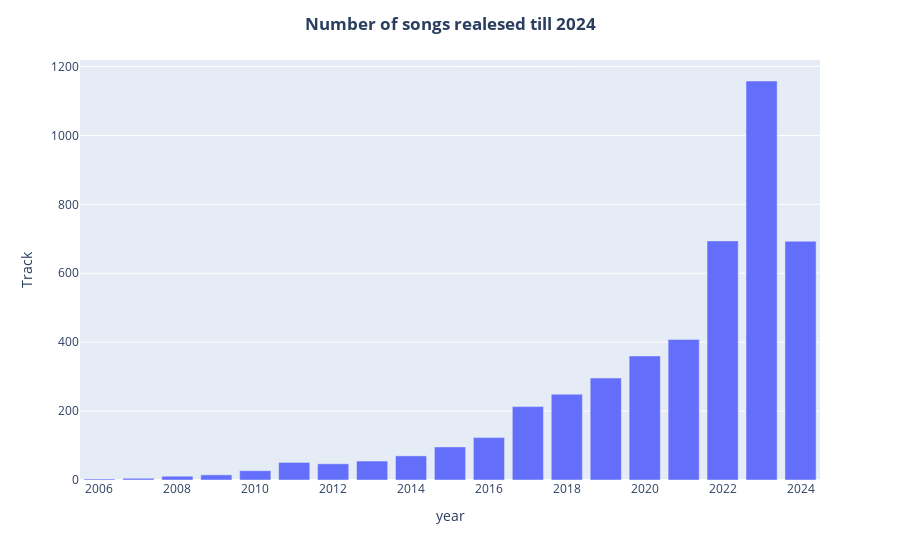

The cell this chart's notebook holds for it:
### Code cell
df['Release Date'] = pd.to_datetime(df['Release Date'],format='%m/%d/%Y')
df['year'] = df['Release Date'].dt.year
timedf = df.groupby('year')['Track'].size().reset_index()
fig1 =px.bar(timedf[timedf['year']>2005],x='year',y='Track')
fig1.update_layout(title_text = '<b>Number of songs realesed till 2024</b>',title_x=0.5)

### Figure 1 — Plotly figure (JSON) as saved in the notebook; plotly's stock layout.template omitted (floating-point values rounded to 4 significant figures)
{"data": [{"alignmentgroup": "True", "hovertemplate": "year=%{x}<br>Track=%{y}<extra></extra>", "legendgroup": "", "marker": {"color": "#636efa", "pattern": {"shape": ""}}, "name": "", "offsetgroup": "", "orientation": "v", "showlegend": false, "textposition": "auto", "type": "bar", "x": [2006, 2007, 2008, 2009, 2010, 2011, 2012, 2013, 2014, 2015, 2016, 2017, 2018, 2019, 2020, 2021, 2022, 2023, 2024], "xaxis": "x", "y": [3, 5, 11, 15, 27, 51, 47, 55, 70, 96, 123, 213, 249, 296, 360, 408, 694, 1158, 693], "yaxis": "y"}], "layout": {"autosize": true, "barmode": "relative", "legend": {"tracegroupgap": 0}, "margin": {"t": 60}, "title": {"text": "<b>Number of songs realesed till 2024</b>", "x": 0.5}, "xaxis": {"anchor": "y", "autorange": true, "domain": [0, 1], "range": [2006.0, 2024.0], "title": {"text": "year"}, "type": "linear"}, "yaxis": {"anchor": "x", "autorange": true, "domain": [0, 1], "range": [0, 1219.0], "title": {"text": "Track"}, "type": "linear"}}}
